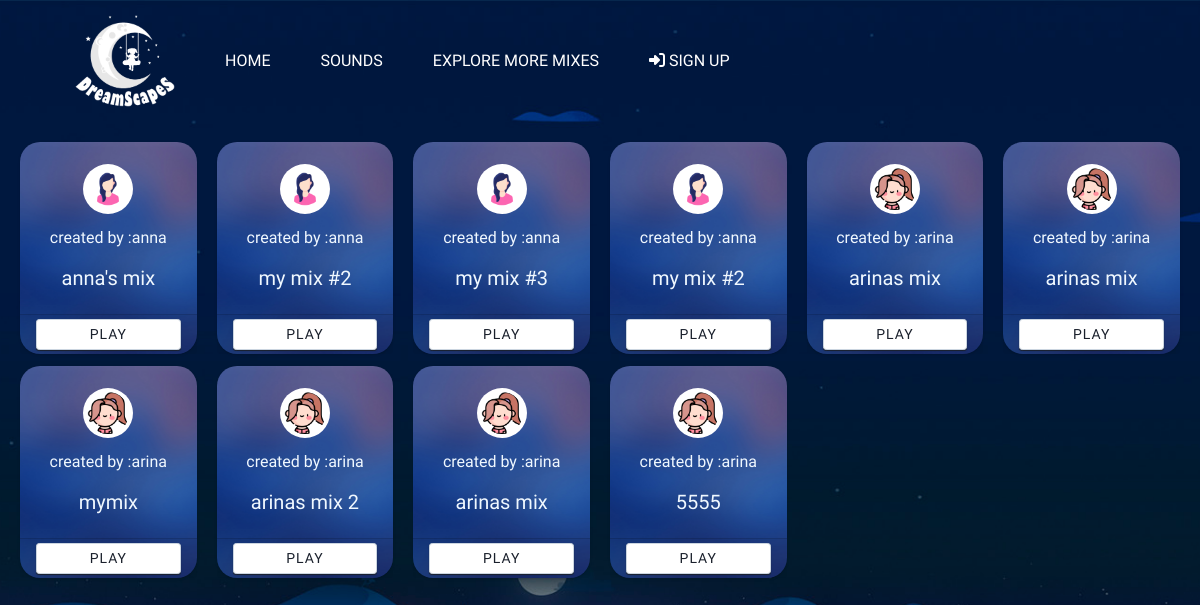
Page /mixes/ on the earlier database version.
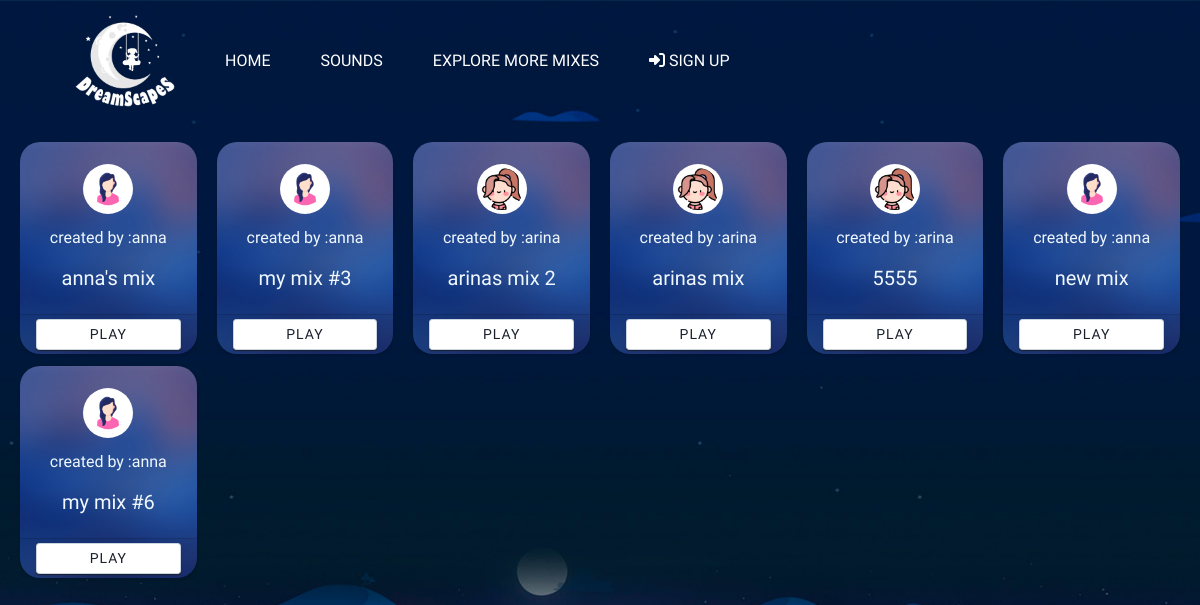
Same page on the later database version.
### DreamScapes_app/models.py (models this page shows, shortened)
class UserMix(models.Model):
    user = models.ForeignKey(DreamUser, on_delete=models.CASCADE)
    sounds = models.ManyToManyField(Sound)
    title = models.CharField(max_length=100)

class DreamUser(AbstractUser):
    profile_picture = models.ImageField(upload_to='profile_pictures/', null=True)
    date_of_birth = models.DateField(null=True)

### DreamScapes_app/views.py (the view)
# urls.py: path('mixes/', views.mixes, name='mixes'),
def mixes(request):
    all_mixes = UserMix.objects.all()
    return render(request, 'mixes.html', {'mixes': all_mixes})

### DreamScapes_app/templates/mixes.html
{% extends "base.html" %}
{% block content %}
{% load static %}
<link href="{% static 'DreamScapes_app/css/mixes.css' %}" rel="stylesheet" type="text/css">
<div class="container">
    <div class="row row-cols-1 row-cols-sm-2 row-cols-md-3 row-cols-lg-6 gutters-sm wide-gap">
        {% for mix in mixes %}
        <div class="col mb-3">
            <div class="card card-background">
                <div class="card-body text-center">
                    <img src="{{ mix.user.profile_picture.url }}" style="width:50px;margin-top:10px" alt="User"
                        class="img-fluid img-thumbnail rounded-circle border-0 mb-3">
                    <p class="text">created by :{{ mix.user.username }}</p>
                    <h5 class="card-title">{{ mix.title }}</h5>
                </div>
                <div class="card-footer">
                    <button class="btn btn-light btn-sm bg-white has-icon btn-block" type="button">Play</button>
                </div>
            </div>
        </div>
        {% endfor %}
    </div>
</div>
{% endblock %}

### DreamScapes_app/templates/base.html (shortened to what this page needs)
{% load static %}
<!DOCTYPE html>
<html lang="en">
<head>
    <link rel='stylesheet' href='https://cdnjs.cloudflare.com/ajax/libs/bootstrap/5.0.2/css/bootstrap.min.css'>
    <link rel='stylesheet' href='https://cdnjs.cloudflare.com/ajax/libs/font-awesome/6.2.1/css/all.min.css'>
    <link rel="stylesheet" href="https://maxcdn.bootstrapcdn.com/bootstrap/4.5.2/css/bootstrap.min.css">
    <link rel="stylesheet" href="https://cdn.jsdelivr.net/ionicons/2.0.1/css/ionicons.min.css">
    <link href="{% static 'DreamScapes_app/css/base.css' %}" rel="stylesheet" type="text/css">
</head>
<body>
    <nav>
        <div class="nav-left">
            <a class="logo" href="{% url 'index' %}">
                <img src="{% static 'DreamScapes_app/images/logo2.png' %}" alt="DreamScapes Logo">
            </a>
            <a href="{% url 'index' %}">HOME</a>
            <a href="{% url 'sounds' %}">SOUNDS</a>
            <a href="{% url 'mixes' %}">EXPLORE MORE MIXES</a>
            {% if user.is_authenticated %}
            <a href="{% url 'profile' %}">PROFILE</a>
            {%else%}
            <a href="{% url 'user_signup' %}">
                <i class="fa-solid fa-right-to-bracket"></i> SIGN UP</a>
            {% endif %}
        </div>
    </nav>
    <main>
        {% block content %}
        {% endblock %}
    </main>
</body>
</html>

### DreamScapes_app/static/DreamScapes_app/css/base.css (style rules this page uses)
* { box-sizing: border-box; font-family: "Gloria Hallelujah", cursive; }
body { margin: 0; padding: 0; }
.container { max-width: 1200px; margin: 0 auto; padding: 20px; }
nav { display: flex; justify-content: space-between; align-items: center; padding: 10px 50px; background-color: transparent; }
.nav-left, .nav-right { display: flex; align-items: center; }
.nav-left a, .nav-right a { color: white; text-decoration: none; margin: 0 15px; padding: 5px 10px; border-radius: 5px; transition: background-color 0.3s; }
.logo img { width: 100px; }
button { border-radius: 50px; box-shadow: 0 1px 1px; border: 1px solid #008ecf; background: #092180; color: #fff; font-size: 12px; font-weight: bold; padding: 12px 45px; letter-spacing: 1px; text-transform: uppercase; transition: transform 80ms ease-in; cursor: pointer; }

### DreamScapes_app/static/DreamScapes_app/css/mixes.css (style rules this page uses)
body { color: aliceblue; background-image: url('/static/DreamScapes_app/images/mixes_bg.jpg'); background-size: cover; background-repeat: no-repeat; background-position: bottom center; background-attachment: fixed; height: 100vh; margin: 0; overflow: auto; }
button { border-radius: 50px; box-shadow: 0 1px 1px; border: 1px solid #008ecf; background: #092180; color: #fff; font-size: 12px; font-weight: bold; padding: 12px 45px; letter-spacing: 1px; text-transform: uppercase; transition: transform 80ms ease-in; cursor: pointer; }
.wide-gap { margin-bottom: 30px; }
.card { box-shadow: 0 1px 3px 0 rgba(0,0,0,.1), 0 1px 2px 0 rgba(0,0,0,.06); position: relative; display: flex; flex-direction: column; min-width: 0; word-wrap: break-word; background-clip: border-box; border: 0 solid rgba(0,0,0,.125); border-radius: 20px; }
.card-body { flex: 0.75 0.75 auto; min-height: .75px; padding: .75rem; }
.gutters-sm { margin-right: -10px; margin-left: -10px; }
.gutters-sm>.col, .gutters-sm>[class*=col-] { padding-right: 10px; padding-left: 10px; }
.mb-3, .my-3 { margin-bottom: .75rem!important; }
.bg-white { background-color: #fff!important; }
.btn-light { color: #1a202c; background-color: #8d4747; border-color: #cbd5e0; }
.card-background { background-image: url('/static/DreamScapes_app/images/blur_bg.jpg'); background-size: cover; background-repeat: no-repeat; background-position: center center; }
.card-footer:last-child { border-radius: 0 0 .25rem .25rem; }
.card-footer, .card-header { display: flex; align-items: center; }
.card-footer { padding: .25rem 1rem; }

Differences in the rows shown:
removed UserMix: user.profile_picture (picture), user.username "anna", title "my mix #2"
removed UserMix: user.profile_picture (picture), user.username "anna", title "my mix #2"
removed UserMix: user.profile_picture (picture), user.username "arina", title "arinas mix"
removed UserMix: user.profile_picture (picture), user.username "arina", title "arinas mix"
removed UserMix: user.profile_picture (picture), user.username "arina", title "mymix"
added UserMix: user.profile_picture (picture), user.username "anna", title "new mix"
added UserMix: user.profile_picture (picture), user.username "anna", title "my mix #6"
